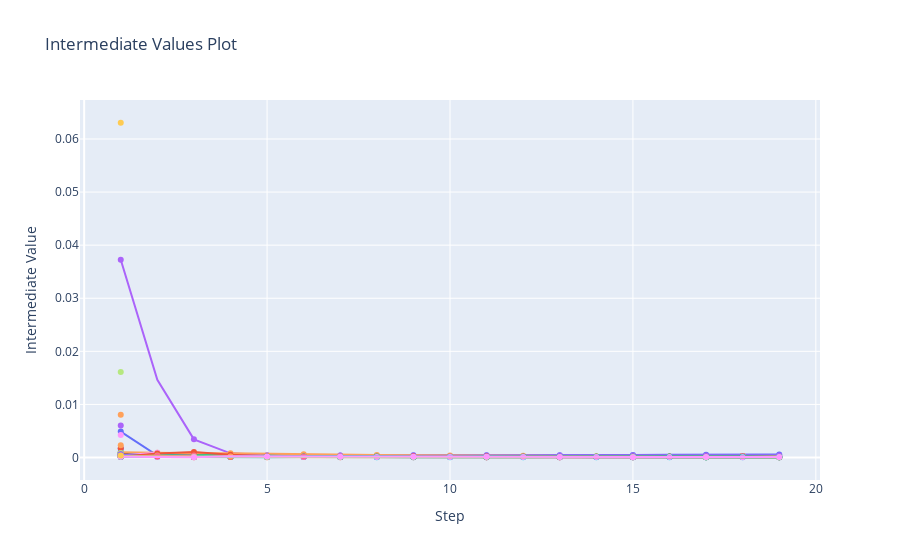

Here is the notebook cell this chart was saved with:
### Code cell
fig = optuna.visualization.plot_intermediate_values(study)
fig.show()

### Figure 1 — Plotly figure (JSON) as saved in the notebook; plotly's stock layout.template omitted (floating-point values rounded to 4 significant figures)
{"data": [{"marker": {"maxdisplayed": 10}, "mode": "lines+markers", "name": "Trial0", "type": "scatter", "x": [1, 2, 3, 4, 5, 6, 7, 8, 9, 10, 11, 12, 13, 14, 15, 16, 17, 18, 19], "y": [0.004884, 0.0003824, 0.0003843, 0.0003825, 0.0003865, 0.0003909, 0.0003961, 0.0004023, 0.0004095, 0.0004179, 0.0004276, 0.0004387, 0.0004513, 0.0004657, 0.0004818, 0.0004998, 0.0005199, 0.000542, 0.0005661]}, {"marker": {"maxdisplayed": 10}, "mode": "lines+markers", "name": "Trial1", "type": "scatter", "x": [1, 2, 3, 4, 5, 6, 7, 8, 9, 10, 11, 12, 13, 14, 15, 16, 17, 18, 19], "y": [0.0003429, 0.0002619, 0.0002272, 0.0002504, 0.0002452, 0.0001888, 0.0001488, 0.0002276, 0.0001077, 0.0002203, 0.000183, 0.0001869, 0.0001228, 0.0001689, 0.0001931, 0.0001806, 0.0002185, 0.0002906, 0.0002654]}, {"marker": {"maxdisplayed": 10}, "mode": "lines+markers", "name": "Trial2", "type": "scatter", "x": [1, 2, 3, 4, 5, 6, 7, 8, 9, 10, 11, 12, 13, 14, 15, 16, 17, 18, 19], "y": [0.0007499, 0.0006436, 0.0006551, 0.0005143, 0.0004375, 0.0003787, 0.0003048, 0.0002794, 0.0002836, 0.000254, 0.0002268, 0.0001922, 0.0002251, 0.0001936, 0.0001914, 0.0001943, 0.0001468, 0.0001393, 0.0001612]}, {"marker": {"maxdisplayed": 10}, "mode": "lines+markers", "name": "Trial3", "type": "scatter", "x": [1, 2, 3, 4, 5, 6, 7, 8, 9, 10, 11, 12, 13, 14, 15, 16, 17, 18, 19], "y": [0.03724, 0.01464, 0.003425, 0.0007918, 0.0004062, 0.0003743, 0.0003744, 0.0003751, 0.0003754, 0.0003757, 0.000376, 0.0003763, 0.0003767, 0.000377, 0.0003775, 0.0003779, 0.0003784, 0.0003789, 0.0003795]}, {"marker": {"maxdisplayed": 10}, "mode": "lines+markers", "name": "Trial4", "type": "scatter", "x": [1, 2, 3, 4, 5, 6, 7, 8, 9, 10, 11, 12, 13, 14, 15, 16, 17, 18, 19], "y": [0.001007, 0.0008779, 0.0008027, 0.0008017, 0.0006919, 0.0006307, 0.0005912, 0.0004857, 0.0004353, 0.000391, 0.0003481, 0.0003166, 0.0002549, 0.0002438, 0.0002892, 0.0001997, 0.0002533, 0.0002731, 0.0002842]}, {"marker": {"maxdisplayed": 10}, "mode": "lines+markers", "name": "Trial5", "type": "scatter", "x": [1, 2, 3, 4, 5, 6, 7, 8, 9, 10, 11, 12, 13, 14, 15, 16, 17, 18, 19], "y": [0.0005087, 0.0002438, 0.0001414, 0.0001032, 9.378e-05, 8.898e-05, 8.035e-05, 7.697e-05, 7.349e-05, 7.631e-05, 7.318e-05, 7.776e-05, 6.722e-05, 8.684e-05, 7.021e-05, 7.198e-05, 6.687e-05, 6.606e-05, 6.68e-05]}, {"marker": {"maxdisplayed": 10}, "mode": "lines+markers", "name": "Trial6", "type": "scatter", "x": [1, 2, 3, 4, 5, 6, 7, 8, 9, 10, 11, 12, 13, 14, 15, 16, 17, 18, 19], "y": [0.0002339, 0.0003356, 0.0002555, 0.0001293, 0.0002811, 0.0001243, 0.0001315, 0.0001643, 0.000112, 0.0001804, 0.0001347, 0.0001887, 0.0001127, 0.000105, 0.0001473, 0.0001572, 0.0001214, 0.00029, 0.0001081]}, {"marker": {"maxdisplayed": 10}, "mode": "lines+markers", "name": "Trial7", "type": "scatter", "x": [1], "y": [0.0009215]}, {"marker": {"maxdisplayed": 10}, "mode": "lines+markers", "name": "Trial8", "type": "scatter", "x": [1], "y": [0.004238]}, {"marker": {"maxdisplayed": 10}, "mode": "lines+markers", "name": "Trial9", "type": "scatter", "x": [1], "y": [0.06306]}, {"marker": {"maxdisplayed": 10}, "mode": "lines+markers", "name": "Trial10", "type": "scatter", "x": [1, 2], "y": [0.0006104, 0.0005215]}, {"marker": {"maxdisplayed": 10}, "mode": "lines+markers", "name": "Trial11", "type": "scatter", "x": [1, 2, 3, 4, 5, 6, 7, 8, 9, 10, 11, 12, 13, 14, 15, 16, 17, 18, 19], "y": [0.0007094, 0.0002439, 0.0003182, 0.0001512, 0.0001623, 0.0001029, 0.0001564, 0.0001419, 0.0002631, 0.0002284, 0.0002189, 0.0001727, 8.297e-05, 0.0001713, 0.0001691, 0.0001153, 0.0001417, 0.0001505, 9.535e-05]}, {"marker": {"maxdisplayed": 10}, "mode": "lines+markers", "name": "Trial12", "type": "scatter", "x": [1, 2], "y": [0.0005383, 0.0004903]}, {"marker": {"maxdisplayed": 10}, "mode": "lines+markers", "name": "Trial13", "type": "scatter", "x": [1, 2, 3, 4, 5, 6, 7, 8, 9, 10, 11, 12, 13, 14, 15, 16, 17, 18, 19], "y": [0.0002604, 0.0002048, 0.0001616, 0.0001935, 9.659e-05, 0.000107, 0.000203, 8.958e-05, 0.0001127, 9.686e-05, 9.574e-05, 8.169e-05, 0.0001089, 9.131e-05, 0.0001041, 0.0001216, 8.479e-05, 0.0001312, 0.000123]}, {"marker": {"maxdisplayed": 10}, "mode": "lines+markers", "name": "Trial14", "type": "scatter", "x": [1], "y": [0.0007622]}, {"marker": {"maxdisplayed": 10}, "mode": "lines+markers", "name": "Trial15", "type": "scatter", "x": [1], "y": [0.0007192]}, {"marker": {"maxdisplayed": 10}, "mode": "lines+markers", "name": "Trial16", "type": "scatter", "x": [1, 2, 3, 4, 5, 6, 7, 8, 9, 10, 11, 12, 13, 14, 15, 16, 17, 18, 19], "y": [0.0002515, 0.0001624, 0.0001475, 0.0001307, 0.0001068, 0.0001131, 0.0001167, 0.0001283, 0.0001134, 0.0001139, 9.888e-05, 0.0001205, 0.0001181, 0.0001037, 7.966e-05, 0.0001128, 8.682e-05, 0.0001324, 8.816e-05]}, {"marker": {"maxdisplayed": 10}, "mode": "lines+markers", "name": "Trial17", "type": "scatter", "x": [1], "y": [0.0009173]}, {"marker": {"maxdisplayed": 10}, "mode": "lines+markers", "name": "Trial18", "type": "scatter", "x": [1, 2, 3, 4, 5, 6, 7, 8, 9, 10, 11, 12, 13, 14, 15, 16, 17, 18, 19], "y": [0.000418, 0.000163, 0.0001258, 9.801e-05, 0.0001314, 0.0001187, 0.0001074, 9.727e-05, 8.562e-05, 0.0001142, 8.511e-05, 8.52e-05, 6.849e-05, 8.274e-05, 7.727e-05, 9.749e-05, 8.315e-05, 0.0001161, 9.081e-05]}, {"marker": {"maxdisplayed": 10}, "mode": "lines+markers", "name": "Trial19", "type": "scatter", "x": [1, 2], "y": [0.0004074, 0.000308]}, {"marker": {"maxdisplayed": 10}, "mode": "lines+markers", "name": "Trial20", "type": "scatter", "x": [1], "y": [0.0005881]}, {"marker": {"maxdisplayed": 10}, "mode": "lines+markers", "name": "Trial21", "type": "scatter", "x": [1], "y": [0.0005306]}, {"marker": {"maxdisplayed": 10}, "mode": "lines+markers", "name": "Trial22", "type": "scatter", "x": [1], "y": [0.0005535]}, {"marker": {"maxdisplayed": 10}, "mode": "lines+markers", "name": "Trial23", "type": "scatter", "x": [1], "y": [0.001031]}, {"marker": {"maxdisplayed": 10}, "mode": "lines+markers", "name": "Trial24", "type": "scatter", "x": [1], "y": [0.0005549]}, {"marker": {"maxdisplayed": 10}, "mode": "lines+markers", "name": "Trial25", "type": "scatter", "x": [1, 2, 3, 4, 5, 6, 7, 8, 9, 10, 11, 12, 13, 14, 15, 16, 17, 18, 19], "y": [0.0004387, 0.0002431, 0.0001559, 0.0001472, 0.0001523, 0.0001061, 0.0001173, 0.000103, 0.0001515, 0.0001292, 0.0001186, 9.581e-05, 8.139e-05, 0.0001103, 0.0001124, 0.0001033, 0.0001013, 0.0001008, 9.161e-05]}, {"marker": {"maxdisplayed": 10}, "mode": "lines+markers", "name": "Trial26", "type": "scatter", "x": [1], "y": [0.0005126]}, {"marker": {"maxdisplayed": 10}, "mode": "lines+markers", "name": "Trial27", "type": "scatter", "x": [1], "y": [0.0008011]}, {"marker": {"maxdisplayed": 10}, "mode": "lines+markers", "name": "Trial28", "type": "scatter", "x": [1], "y": [0.0005517]}, {"marker": {"maxdisplayed": 10}, "mode": "lines+markers", "name": "Trial29", "type": "scatter", "x": [1], "y": [0.0008764]}, {"marker": {"maxdisplayed": 10}, "mode": "lines+markers", "name": "Trial30", "type": "scatter", "x": [1], "y": [0.0005931]}, {"marker": {"maxdisplayed": 10}, "mode": "lines+markers", "name": "Trial31", "type": "scatter", "x": [1, 2], "y": [0.0004369, 0.0003581]}, {"marker": {"maxdisplayed": 10}, "mode": "lines+markers", "name": "Trial32", "type": "scatter", "x": [1], "y": [0.0005073]}, {"marker": {"maxdisplayed": 10}, "mode": "lines+markers", "name": "Trial33", "type": "scatter", "x": [1], "y": [0.0007428]}, {"marker": {"maxdisplayed": 10}, "mode": "lines+markers", "name": "Trial34", "type": "scatter", "x": [1], "y": [0.0005723]}, {"marker": {"maxdisplayed": 10}, "mode": "lines+markers", "name": "Trial35", "type": "scatter", "x": [1], "y": [0.0008815]}, {"marker": {"maxdisplayed": 10}, "mode": "lines+markers", "name": "Trial36", "type": "scatter", "x": [1], "y": [0.0005875]}, {"marker": {"maxdisplayed": 10}, "mode": "lines+markers", "name": "Trial37", "type": "scatter", "x": [1], "y": [0.0008308]}, {"marker": {"maxdisplayed": 10}, "mode": "lines+markers", "name": "Trial38", "type": "scatter", "x": [1, 2], "y": [0.0003085, 0.0003846]}, {"marker": {"maxdisplayed": 10}, "mode": "lines+markers", "name": "Trial39", "type": "scatter", "x": [1], "y": [0.0004852]}, {"marker": {"maxdisplayed": 10}, "mode": "lines+markers", "name": "Trial40", "type": "scatter", "x": [1], "y": [0.001679]}, {"marker": {"maxdisplayed": 10}, "mode": "lines+markers", "name": "Trial41", "type": "scatter", "x": [1], "y": [0.001735]}, {"marker": {"maxdisplayed": 10}, "mode": "lines+markers", "name": "Trial42", "type": "scatter", "x": [1, 2], "y": [0.0004027, 0.0004701]}, {"marker": {"maxdisplayed": 10}, "mode": "lines+markers", "name": "Trial43", "type": "scatter", "x": [1], "y": [0.006024]}, {"marker": {"maxdisplayed": 10}, "mode": "lines+markers", "name": "Trial44", "type": "scatter", "x": [1], "y": [0.002323]}, {"marker": {"maxdisplayed": 10}, "mode": "lines+markers", "name": "Trial45", "type": "scatter", "x": [1], "y": [0.0007162]}, {"marker": {"maxdisplayed": 10}, "mode": "lines+markers", "name": "Trial46", "type": "scatter", "x": [1], "y": [0.0006275]}, {"marker": {"maxdisplayed": 10}, "mode": "lines+markers", "name": "Trial47", "type": "scatter", "x": [1], "y": [0.0007684]}, {"marker": {"maxdisplayed": 10}, "mode": "lines+markers", "name": "Trial48", "type": "scatter", "x": [1, 2], "y": [0.0004029, 0.0009144]}, {"marker": {"maxdisplayed": 10}, "mode": "lines+markers", "name": "Trial49", "type": "scatter", "x": [1], "y": [0.0005763]}, {"marker": {"maxdisplayed": 10}, "mode": "lines+markers", "name": "Trial50", "type": "scatter", "x": [1, 2], "y": [0.0004433, 0.0003644]}, {"marker": {"maxdisplayed": 10}, "mode": "lines+markers", "name": "Trial51", "type": "scatter", "x": [1], "y": [0.0005407]}, {"marker": {"maxdisplayed": 10}, "mode": "lines+markers", "name": "Trial52", "type": "scatter", "x": [1, 2, 3, 4, 5, 6, 7, 8, 9, 10, 11, 12, 13, 14, 15, 16, 17, 18, 19], "y": [0.0002144, 0.0005878, 0.000208, 0.0001069, 0.0003134, 0.0001956, 0.0002579, 0.0001719, 0.0001178, 0.0001177, 0.0001735, 0.0001573, 0.0001286, 0.0001318, 0.0001499, 0.0001478, 0.0001031, 0.0001632, 0.0001528]}, {"marker": {"maxdisplayed": 10}, "mode": "lines+markers", "name": "Trial53", "type": "scatter", "x": [1], "y": [0.0006565]}, {"marker": {"maxdisplayed": 10}, "mode": "lines+markers", "name": "Trial54", "type": "scatter", "x": [1, 2, 3, 4, 5, 6], "y": [0.0002633, 0.0001863, 0.0001378, 0.0001521, 0.0001314, 0.0001535]}, {"marker": {"maxdisplayed": 10}, "mode": "lines+markers", "name": "Trial55", "type": "scatter", "x": [1], "y": [0.000759]}, {"marker": {"maxdisplayed": 10}, "mode": "lines+markers", "name": "Trial56", "type": "scatter", "x": [1, 2, 3], "y": [0.0003069, 0.0002526, 0.0002956]}, {"marker": {"maxdisplayed": 10}, "mode": "lines+markers", "name": "Trial57", "type": "scatter", "x": [1], "y": [0.01611]}, {"marker": {"maxdisplayed": 10}, "mode": "lines+markers", "name": "Trial58", "type": "scatter", "x": [1], "y": [0.0005408]}, {"marker": {"maxdisplayed": 10}, "mode": "lines+markers", "name": "Trial59", "type": "scatter", "x": [1], "y": [0.000823]}, {"marker": {"maxdisplayed": 10}, "mode": "lines+markers", "name": "Trial60", "type": "scatter", "x": [1, 2, 3, 4, 5, 6, 7, 8, 9, 10, 11, 12, 13, 14, 15, 16, 17, 18, 19], "y": [0.0003352, 0.0002246, 0.0001143, 0.0001438, 0.0001286, 9.263e-05, 9.982e-05, 9.675e-05, 8.885e-05, 9.629e-05, 8.684e-05, 8.224e-05, 8.439e-05, 8.253e-05, 8.765e-05, 6.918e-05, 8.769e-05, 8.914e-05, 7.456e-05]}, {"marker": {"maxdisplayed": 10}, "mode": "lines+markers", "name": "Trial61", "type": "scatter", "x": [1, 2], "y": [0.0002977, 0.0002641]}, {"marker": {"maxdisplayed": 10}, "mode": "lines+markers", "name": "Trial62", "type": "scatter", "x": [1], "y": [0.0005491]}, {"marker": {"maxdisplayed": 10}, "mode": "lines+markers", "name": "Trial63", "type": "scatter", "x": [1, 2, 3, 4, 5, 6], "y": [0.0003889, 0.0002206, 0.0001552, 0.0001261, 0.0001254, 0.000129]}, {"marker": {"maxdisplayed": 10}, "mode": "lines+markers", "name": "Trial64", "type": "scatter", "x": [1], "y": [0.0005383]}, {"marker": {"maxdisplayed": 10}, "mode": "lines+markers", "name": "Trial65", "type": "scatter", "x": [1], "y": [0.000844]}, {"marker": {"maxdisplayed": 10}, "mode": "lines+markers", "name": "Trial66", "type": "scatter", "x": [1], "y": [0.0006588]}, {"marker": {"maxdisplayed": 10}, "mode": "lines+markers", "name": "Trial67", "type": "scatter", "x": [1], "y": [0.0005785]}, {"marker": {"maxdisplayed": 10}, "mode": "lines+markers", "name": "Trial68", "type": "scatter", "x": [1], "y": [0.0005013]}, {"marker": {"maxdisplayed": 10}, "mode": "lines+markers", "name": "Trial69", "type": "scatter", "x": [1], "y": [0.0007561]}, {"marker": {"maxdisplayed": 10}, "mode": "lines+markers", "name": "Trial70", "type": "scatter", "x": [1], "y": [0.0004372]}, {"marker": {"maxdisplayed": 10}, "mode": "lines+markers", "name": "Trial71", "type": "scatter", "x": [1, 2, 3, 4, 5, 6], "y": [0.0001339, 0.000781, 0.001023, 0.0005047, 0.0002423, 0.0001521]}, {"marker": {"maxdisplayed": 10}, "mode": "lines+markers", "name": "Trial72", "type": "scatter", "x": [1, 2, 3, 4, 5, 6, 7, 8, 9, 10, 11, 12, 13, 14, 15, 16, 17, 18, 19], "y": [0.0001484, 0.0003351, 0.0003364, 8.217e-05, 0.0002825, 0.0001553, 0.0001237, 9.181e-05, 0.0001523, 0.0001218, 0.0001169, 0.0001393, 0.0001286, 0.0001356, 0.0001728, 0.000133, 0.0001154, 0.0001496, 0.0001134]}, {"marker": {"maxdisplayed": 10}, "mode": "lines+markers", "name": "Trial73", "type": "scatter", "x": [1], "y": [0.0007166]}, {"marker": {"maxdisplayed": 10}, "mode": "lines+markers", "name": "Trial74", "type": "scatter", "x": [1], "y": [0.008059]}, {"marker": {"maxdisplayed": 10}, "mode": "lines+markers", "name": "Trial75", "type": "scatter", "x": [1, 2, 3, 4, 5, 6, 7, 8, 9, 10, 11, 12, 13, 14, 15, 16, 17, 18, 19], "y": [0.0001544, 0.0001017, 7.964e-05, 7.56e-05, 6.884e-05, 0.0001006, 7.26e-05, 6.827e-05, 7.259e-05, 7.472e-05, 6.528e-05, 6.404e-05, 7.685e-05, 7.223e-05, 7.617e-05, 6.909e-05, 5.322e-05, 6.026e-05, 6.886e-05]}, {"marker": {"maxdisplayed": 10}, "mode": "lines+markers", "name": "Trial76", "type": "scatter", "x": [1, 2, 3, 4, 5, 6, 7, 8, 9, 10, 11, 12, 13, 14, 15, 16, 17, 18, 19], "y": [0.0002281, 0.0001012, 8.635e-05, 8.164e-05, 9.343e-05, 7.641e-05, 7.8e-05, 8.362e-05, 8.151e-05, 6.333e-05, 5.972e-05, 6.269e-05, 7.225e-05, 5.948e-05, 6.411e-05, 6.997e-05, 6.344e-05, 8.345e-05, 6.341e-05]}, {"marker": {"maxdisplayed": 10}, "mode": "lines+markers", "name": "Trial77", "type": "scatter", "x": [1], "y": [0.000736]}, {"marker": {"maxdisplayed": 10}, "mode": "lines+markers", "name": "Trial78", "type": "scatter", "x": [1, 2, 3, 4, 5, 6, 7, 8, 9, 10, 11, 12, 13, 14, 15, 16, 17, 18, 19], "y": [0.0001799, 0.0001133, 8.904e-05, 8.575e-05, 7.852e-05, 9.327e-05, 7.83e-05, 7.578e-05, 8.382e-05, 9.975e-05, 9.206e-05, 7.992e-05, 6.734e-05, 9.093e-05, 7.423e-05, 8.416e-05, 8.754e-05, 7.354e-05, 8.93e-05]}, {"marker": {"maxdisplayed": 10}, "mode": "lines+markers", "name": "Trial79", "type": "scatter", "x": [1], "y": [0.0008272]}, {"marker": {"maxdisplayed": 10}, "mode": "lines+markers", "name": "Trial80", "type": "scatter", "x": [1], "y": [0.0004768]}, {"marker": {"maxdisplayed": 10}, "mode": "lines+markers", "name": "Trial81", "type": "scatter", "x": [1, 2, 3, 4, 5, 6, 7, 8, 9, 10, 11, 12, 13, 14, 15, 16, 17, 18, 19], "y": [9.276e-05, 8.613e-05, 6.839e-05, 7.162e-05, 5.982e-05, 6.223e-05, 6.099e-05, 5.767e-05, 5.686e-05, 6.129e-05, 5.473e-05, 5.82e-05, 5.641e-05, 6.387e-05, 6.458e-05, 5.192e-05, 6.094e-05, 5.481e-05, 5.286e-05]}, {"marker": {"maxdisplayed": 10}, "mode": "lines+markers", "name": "Trial82", "type": "scatter", "x": [1, 2, 3, 4, 5, 6, 7, 8, 9, 10, 11, 12, 13, 14, 15, 16, 17, 18, 19], "y": [0.0002316, 9.042e-05, 0.000255, 0.000161, 0.0001349, 0.0001874, 0.0001051, 0.0001297, 9.591e-05, 0.0001136, 7.998e-05, 0.0001392, 0.0001655, 0.0001013, 0.0001246, 0.0001024, 0.0001066, 0.000141, 0.000109]}, {"marker": {"maxdisplayed": 10}, "mode": "lines+markers", "name": "Trial83", "type": "scatter", "x": [1], "y": [0.0004937]}, {"marker": {"maxdisplayed": 10}, "mode": "lines+markers", "name": "Trial84", "type": "scatter", "x": [1], "y": [0.0005628]}, {"marker": {"maxdisplayed": 10}, "mode": "lines+markers", "name": "Trial85", "type": "scatter", "x": [1], "y": [0.000558]}, {"marker": {"maxdisplayed": 10}, "mode": "lines+markers", "name": "Trial86", "type": "scatter", "x": [1, 2, 3, 4, 5, 6], "y": [0.0002828, 0.0001757, 0.0001213, 0.0001489, 0.0001225, 0.0001466]}, {"marker": {"maxdisplayed": 10}, "mode": "lines+markers", "name": "Trial87", "type": "scatter", "x": [1], "y": [0.0003444]}, {"marker": {"maxdisplayed": 10}, "mode": "lines+markers", "name": "Trial88", "type": "scatter", "x": [1], "y": [0.0005648]}, {"marker": {"maxdisplayed": 10}, "mode": "lines+markers", "name": "Trial89", "type": "scatter", "x": [1], "y": [0.0003517]}, {"marker": {"maxdisplayed": 10}, "mode": "lines+markers", "name": "Trial90", "type": "scatter", "x": [1], "y": [0.0006393]}, {"marker": {"maxdisplayed": 10}, "mode": "lines+markers", "name": "Trial91", "type": "scatter", "x": [1, 2, 3, 4], "y": [0.0002563, 0.0002226, 0.0001744, 0.0001453]}, {"marker": {"maxdisplayed": 10}, "mode": "lines+markers", "name": "Trial92", "type": "scatter", "x": [1, 2, 3, 4, 5, 6, 7, 8, 9, 10, 11, 12, 13, 14, 15, 16, 17, 18, 19], "y": [0.0001896, 0.0001886, 0.0001155, 7.78e-05, 0.0001233, 7.256e-05, 8.706e-05, 8.005e-05, 7.901e-05, 7.117e-05, 9.657e-05, 8.754e-05, 9.836e-05, 8.49e-05, 7.114e-05, 7.428e-05, 6.679e-05, 7.914e-05, 7.538e-05]}, {"marker": {"maxdisplayed": 10}, "mode": "lines+markers", "name": "Trial93", "type": "scatter", "x": [1], "y": [0.0004699]}, {"marker": {"maxdisplayed": 10}, "mode": "lines+markers", "name": "Trial94", "type": "scatter", "x": [1, 2, 3, 4], "y": [0.0001552, 0.0003633, 0.0001577, 0.0001713]}, {"marker": {"maxdisplayed": 10}, "mode": "lines+markers", "name": "Trial95", "type": "scatter", "x": [1, 2, 3, 4, 5, 6, 7, 8, 9, 10, 11, 12, 13, 14, 15, 16, 17, 18, 19], "y": [0.0001088, 0.0001803, 0.0001819, 0.0001074, 0.0001241, 0.0001393, 0.0001101, 9.225e-05, 0.0001038, 7.654e-05, 0.0001253, 9.668e-05, 8.845e-05, 9.274e-05, 8.956e-05, 8.808e-05, 7.204e-05, 7.292e-05, 7.954e-05]}, {"marker": {"maxdisplayed": 10}, "mode": "lines+markers", "name": "Trial96", "type": "scatter", "x": [1, 2, 3], "y": [0.0002241, 0.0002711, 0.0003976]}, {"marker": {"maxdisplayed": 10}, "mode": "lines+markers", "name": "Trial97", "type": "scatter", "x": [1, 2, 3, 4, 5, 6, 7, 8, 9, 10, 11, 12, 13, 14, 15, 16, 17, 18, 19], "y": [0.000247, 0.0001643, 0.0001267, 0.0001279, 0.0001161, 9.245e-05, 8.502e-05, 9.837e-05, 8.748e-05, 7.183e-05, 7.605e-05, 7.367e-05, 8.152e-05, 6.722e-05, 8.345e-05, 6.244e-05, 7.216e-05, 5.945e-05, 5.927e-05]}, {"marker": {"maxdisplayed": 10}, "mode": "lines+markers", "name": "Trial98", "type": "scatter", "x": [1, 2, 3, 4, 5, 6, 7, 8, 9, 10, 11, 12, 13, 14, 15, 16, 17, 18, 19], "y": [0.0001358, 0.0001053, 7.187e-05, 0.000229, 0.0002163, 0.000151, 0.0001535, 8.592e-05, 0.0001598, 9.589e-05, 0.000169, 0.0001005, 0.0001105, 0.0001183, 7.283e-05, 9.374e-05, 0.0001217, 9.091e-05, 0.00011]}, {"marker": {"maxdisplayed": 10}, "mode": "lines+markers", "name": "Trial99", "type": "scatter", "x": [1], "y": [0.0003866]}], "layout": {"showlegend": false, "title": {"text": "Intermediate Values Plot"}, "xaxis": {"title": {"text": "Step"}}, "yaxis": {"title": {"text": "Intermediate Value"}}}}
